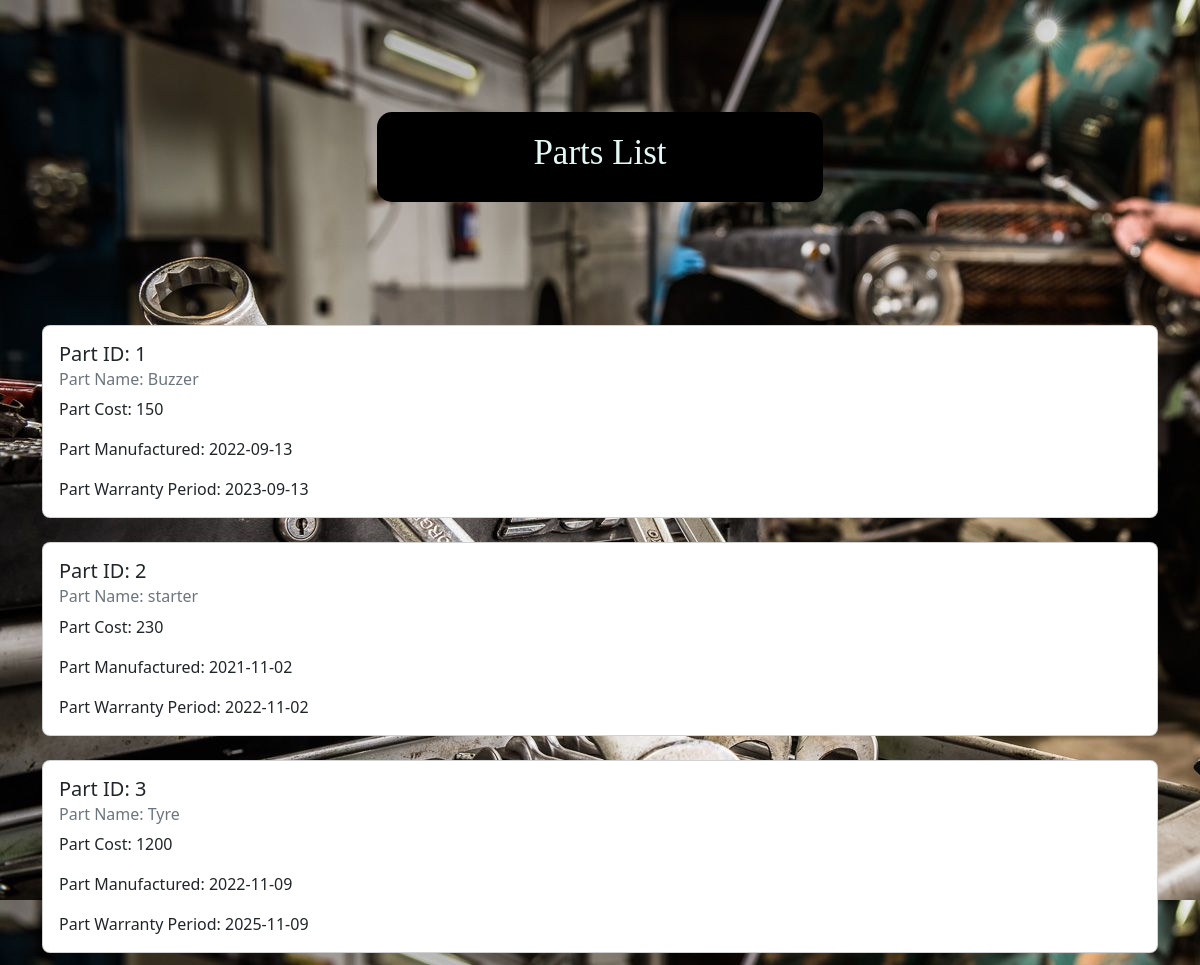
Before: /view_all_parts.php with the older database file.
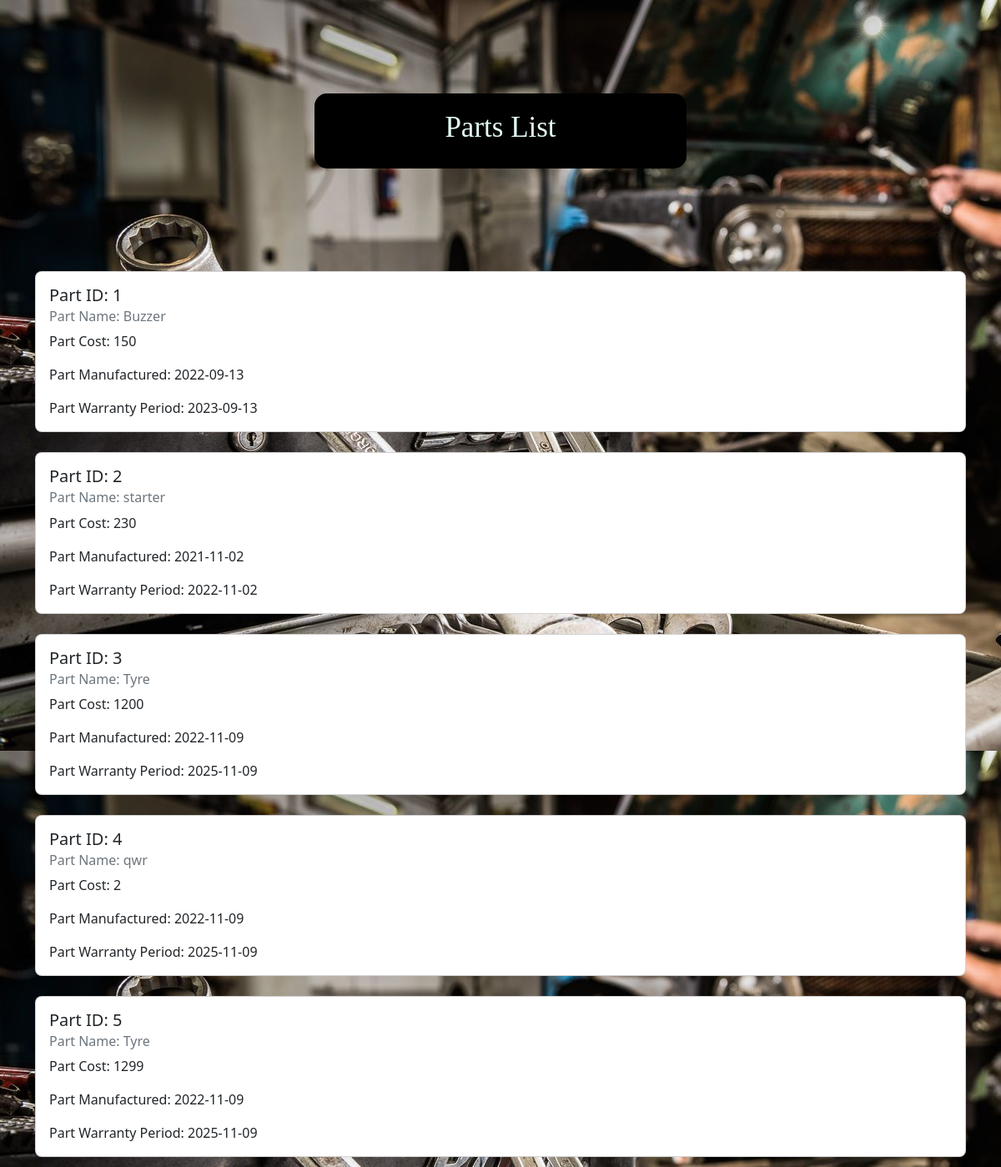
After: the same page with the newer database file.
### tables this page shows
CREATE TABLE `parts` (
  `part_no` int(11) NOT NULL,
  `part_name` varchar(20) DEFAULT NULL,
  `part_cost` int(11) DEFAULT NULL,
  `part_manufacturedate` date DEFAULT NULL,
  `part_warrantyperiod` date DEFAULT NULL
);

### view_all_parts.php (the view, shortened to what this page needs)
<!DOCTYPE html>
<html lang="en">
<head>
    <link rel="stylesheet" href="https://cdn.jsdelivr.net/npm/bootstrap@5.2.0/dist/css/bootstrap.min.css">
    <link rel="stylesheet" href="style.css">
</head>
<body>
    <center>
        <div class="container">
            <div class="homepage">
                <h1 class="head">Parts List</h1>
            </div>
        </div>
    </center>
    <?php
    $conn = new MySQLi('localhost', 'root', '', 'vehicle_service_center');
    $query = "select * from parts;";
    $res = $conn->query($query);
    while ($row = $res->fetch_assoc()) {
        $part_no = $row['part_no'];
        $part_name = $row['part_name'];
        $part_cost = $row['part_cost'];
        $part_manufacturedate = $row['part_manufacturedate'];
        $part_warrantyperiod = $row['part_warrantyperiod'];
        echo "<div class='container' style ='padding:1%;'>";
        echo "<div class='row'>";
        echo "<div class='col-md-12'>";
        echo "<div class='card'>";
        echo "<div class='card-body'>";
        echo "<h5 class='card-title'>Part ID: $part_no</h5>";
        echo "<h6 class='card-subtitle mb-2 text-muted'>Part Name: $part_name</h6>";
        echo "<p class='card-text'>Part Cost: $part_cost</p>";
        echo "<p class='card-text'>Part Manufactured: $part_manufacturedate</p>";
        echo "<p class='card-text'>Part Warranty Period: $part_warrantyperiod</p>";
        echo "</div>";
        echo "</div>";
        echo "</div>";
        echo "</div>";
        echo "</div>";
    }
    ?>
</body>
</html>

### style.css (style rules this page uses)
body { background-image: url("images/bgimage.jpg"); }
.homepage { border-radius: 15px; text-align: center; background-color: black; margin: 10% 30%; padding: 20px; }
.head { color: #E4F9F5; font-size: 35px; font-weight: 400; font-family: 'Times New Roman', Times, serif; font-style: normal; }
.card { border-radius: .5rem; }

Changed rows visible on the page:
added parts: part_no "4", part_name "qwr", part_cost "2", part_manufacturedate "2022-11-09", part_warrantyperiod "2025-11-09"
added parts: part_no "5", part_name "Tyre", part_cost "1299", part_manufacturedate "2022-11-09", part_warrantyperiod "2025-11-09"
